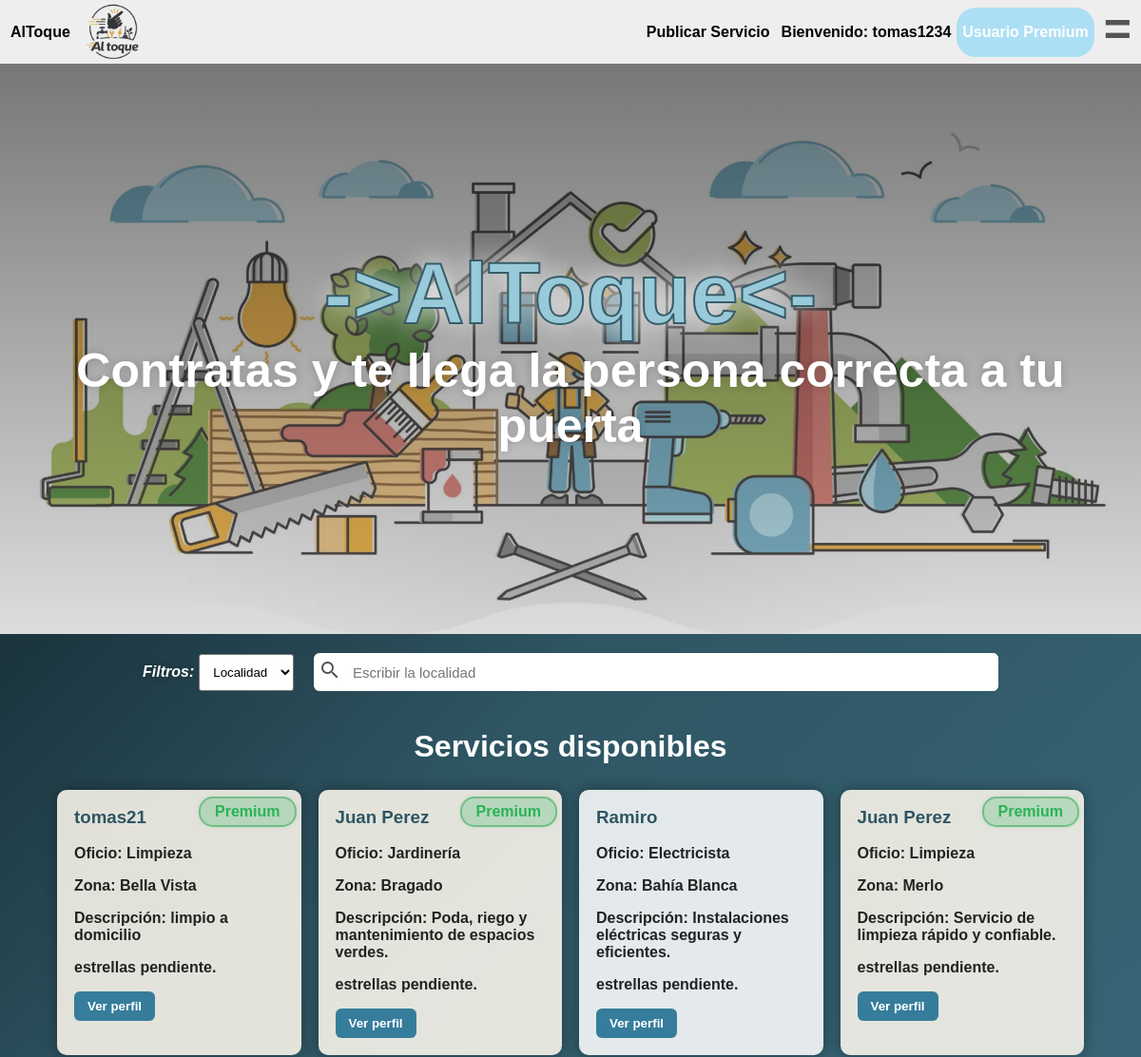
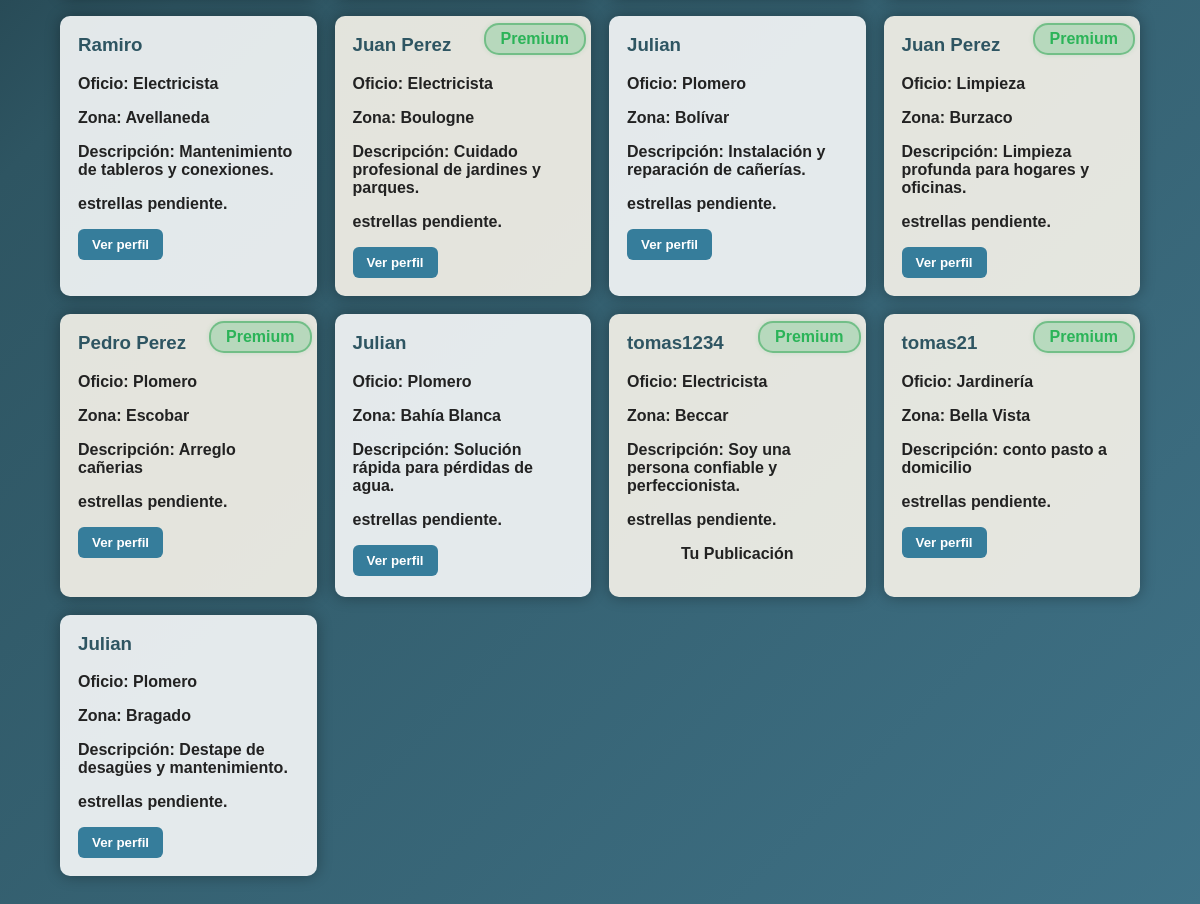
Screenshot of /FontEnd/html_y_css/pagina1.php (signed in) with the database file from the repository (2 pictures, top to bottom).
### tables this page shows
CREATE TABLE `usuarios` (
  `id` int(11) NOT NULL,
  `nombre_completo` varchar(60) NOT NULL,
  `email` varchar(50) NOT NULL,
  `contraseña` varchar(50) NOT NULL,
  `rol` varchar(20) NOT NULL
);

CREATE TABLE `publicaciones` (
  `id` int(11) NOT NULL,
  `id_usuario` int(11) NOT NULL,
  `nombre_completo` varchar(60) NOT NULL,
  `categoria` varchar(30) NOT NULL,
  `zona` varchar(50) NOT NULL,
  `descripcion` varchar(200) NOT NULL,
  `disponible` tinyint(1) NOT NULL,
  `id_cliente` int(11) NOT NULL
);

### backend/conexion/conexion_dal.php (called while the page is built)
<?php
$conexion=mysqli_connect("localhost","root","","base_del_proyecto");
function get_conexion(){
global $conexion;
    return $conexion;
}
?>

### FontEnd/html_y_css/pagina1.php (the view, shortened to what this page needs)
<!DOCTYPE html>
<html lang="es">
    <head>
        <link rel="stylesheet" href="css.css"/>
    </head>
    <body>
        <?php include("C:/xampp/htdocs/Proyecto-Altoque-_desarrollo_y_Arquitect_web/backend/funcion_header.php");
 ?>
        <div class="div__mapa">
            <h1>->AlToque<-</h1>
            <h2> Contratas y te llega la persona correcta a tu puerta</h2>
        </div>
        <div class="div">
            <div class="div_busqueda">
                <span>Filtros:  </span>
                <select class="details" name="" id="combo_filtro">
                    <option class="details__lista-item" value="Localidad">Localidad</option>
                </select>
            </div>
            <div class="div_busqueda__div_buscador">
                <label for="input_buscador_localidad" class="label-icono">
                    <span class="material-icons">search</span>
                </label>
                <input
                    class="input_buscador_localidad"
                    id="input_buscador_localidad"
                    type="text"
                    placeholder="Escribir la localidad"
                    list="lista_input"
                />
            </div>
        </div>
        <section class="servicios">
    <h2>Servicios disponibles</h2>
    <div class="tarjetas" id="contenedorServicios">
    <?php
    $conexion = mysqli_connect("localhost", "root", "", "base_del_proyecto");
    if($_SESSION["id_cliente"]){
        $id_cliente=$_SESSION["id_cliente"];
    }else{
        $id_cliente=0;
    }
    $respuesta = mysqli_query($conexion, "SELECT *, publicaciones.id AS id_real_publicacion FROM publicaciones INNER JOIN usuarios ON usuarios.id = id_usuario WHERE disponible = true ");
    $publicaciones = mysqli_fetch_all($respuesta, MYSQLI_ASSOC);
    shuffle($publicaciones);
    usort($publicaciones, function($a, $b) {
        if ($a["rol"] === $b["rol"]) return 0;
        $dado = rand(1, 100);
        if ($a["rol"] === "usuario_premium") {
            return ($dado <= 60) ? -1 : 1;
        }
        if ($b["rol"] === "usuario_premium") {
            return ($dado <= 60) ? 1 : -1;
        }
        return 0;
    });
    foreach($publicaciones as $publicacion) {
        $clase = ($publicacion["rol"] == "usuario_premium") ? "tarjeta-servicio tarjeta_premium" : "tarjeta-servicio";
        ?>
        <article class="<?php echo $clase; ?>">
            <?php if($publicacion["rol"] == "usuario_premium") echo '<span class="span_premium">Premium</span>'; ?>
            <h3><?php echo $publicacion["nombre_completo"]; ?></h3>
            <p><strong>Oficio: </strong><?php echo $publicacion["categoria"]; ?></p>
            <p><strong>Zona: </strong><?php echo $publicacion["zona"]; ?></p>
            <p><strong>Descripción: </strong><?php echo $publicacion["descripcion"]; ?></p>
            <p class="estrellas">estrellas pendiente.</p>
            <?php if($publicacion["id_usuario"]!=$id_cliente){
            ?><button><a id="link_publicacion" href="perfil.php?id=<?php echo $publicacion["id_real_publicacion"]; ?>">Ver perfil</a></button>
       <?php }else {
        ?><p style="text-align: center;user-select: none;"><strong>Tu Publicación</strong></p><?php
       }?>
            </article>
    <?php } ?>
    </div>
</section>
    </body>
</html>

### backend/funcion_header.php (shortened to what this page needs)
<?php
include ("conexion/conexion_dal.php");
$sesion=$_SESSION["cliente"];
if($sesion==null || $sesion==""){
    include("header_sin_sesion.php");
}else{
    $respuesta=mysqli_query(get_conexion(),"select * from usuarios where nombre_completo='$sesion'");
    while($usuario =mysqli_fetch_array($respuesta)){
    if($usuario["rol"]=="usuario"){
        include("header_usuario.php");
    }else if($usuario["rol"]=="usuario_premium"){
        include("header_usuario_premium.php");
    }elseif($usuario["rol"]=="administrador"){
        include("header_admin.php");
    }else{
        include("header_sin_sesion.php");
    }
    }
}
?>

### FontEnd/html_y_css/header_usuario_premium.php (shortened to what this page needs)
<body>
    <header class="header">
        <ul class="header__list">
            <li class="header__list-item"><p>AlToque </p><img src="../imagenes/logo_al_toque.png" alt=""></li>
            <li class="header__list-item">
                <a class="inicio-link" href="publicar.php">
                    Publicar Servicio
                </a>
            </li>
            <li class="header__list-item">
                Bienvenido:
                <?php echo $_SESSION["cliente"]; ?>
            </li>
            <li class="header__list-item usuario_premium_item">
                Usuario Premium
            </li>
            <label for="header__checkbox" class="header__label">=</label>
        </ul>
    </header>

### rows the page displays
publicaciones: shows "Premium", id_usuario.nombre_completo "tomas21", categoria "Limpieza", zona "Bella Vista", descripcion "limpio a domicilio"
publicaciones: shows "Premium", id_usuario.nombre_completo "Juan Perez", categoria "Jardinería", zona "Bragado", descripcion "Poda, riego y mantenimiento de espacios verdes."
publicaciones: id_usuario.nombre_completo "Ramiro", categoria "Electricista", zona "Bahía Blanca", descripcion "Instalaciones eléctricas seguras y eficientes."
publicaciones: shows "Premium", id_usuario.nombre_completo "Juan Perez", categoria "Limpieza", zona "Merlo", descripcion "Servicio de limpieza rápido y confiable."
publicaciones: id_usuario.nombre_completo "Ramiro", categoria "Electricista", zona "Avellaneda", descripcion "Mantenimiento de tableros y conexiones."
publicaciones: shows "Premium", id_usuario.nombre_completo "Juan Perez", categoria "Electricista", zona "Boulogne", descripcion "Cuidado profesional de jardines y parques."
publicaciones: id_usuario.nombre_completo "Julian", categoria "Plomero", zona "Bolívar", descripcion "Instalación y reparación de cañerías."
publicaciones: shows "Premium", id_usuario.nombre_completo "Juan Perez", categoria "Limpieza", zona "Burzaco", descripcion "Limpieza profunda para hogares y oficinas."
publicaciones: shows "Premium", id_usuario.nombre_completo "Pedro Perez", categoria "Plomero", zona "Escobar", descripcion "Arreglo cañerias"
publicaciones: id_usuario.nombre_completo "Julian", categoria "Plomero", zona "Bahía Blanca", descripcion "Solución rápida para pérdidas de agua."
publicaciones: shows "Premium", id_usuario.nombre_completo "tomas1234", categoria "Electricista", zona "Beccar", descripcion "Soy una persona confiable y perfeccionista.", shows "Tu Publicación"
publicaciones: shows "Premium", id_usuario.nombre_completo "tomas21", categoria "Jardinería", zona "Bella Vista", descripcion "conto pasto a domicilio"
publicaciones: id_usuario.nombre_completo "Julian", categoria "Plomero", zona "Bragado", descripcion "Destape de desagües y mantenimiento."
